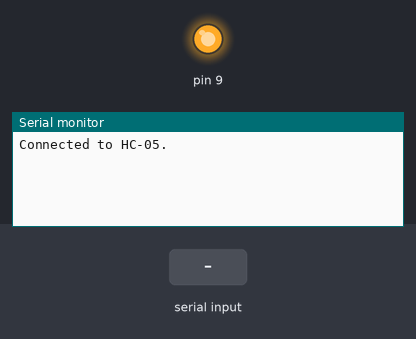
A sketch run on a simulated Arduino Uno, built with avr-gcc and run on an emulated ATmega328P. Shown: output pins drawn as LEDs (lit = HIGH), the last lines printed to the serial monitor. The test bench sets the inputs (shaded band).

Above: at 1.2 s.
1.3 s: "~" received over the second serial link
At 2.5 s:
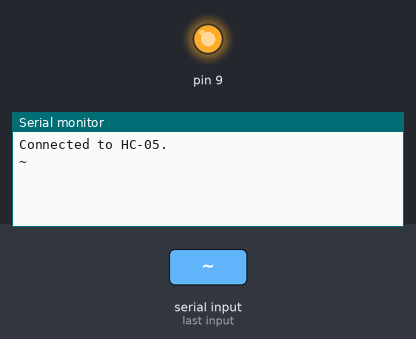
2.8 s: "1" received over the second serial link
At 3.7 s:
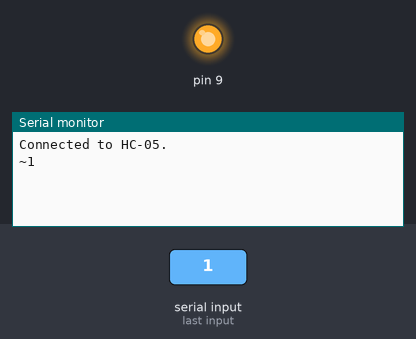

Measured:
- after the input at 1.3 s, the serial monitor: prints a new line at once (image 1)
- after the input at 2.8 s, the serial monitor: prints a new line at once (image 2)

The sketch:

BluetoothLegacyBytes.ino
```cpp
#include <SoftwareSerial.h>
SoftwareSerial HC05(10, 11); // RX | TX
bool newMessage = true;

void setup()
{
  Serial.begin(9600);
  pinMode(9,OUTPUT);
  digitalWrite(9,HIGH);
  HC05.begin(9600);
  Serial.println("Connected to HC-05. ");
}

void loop()
{
  if (HC05.available()) {
    byte val = HC05.read();
    Serial.write(val);
    if (val == 0x04) {
      Serial.write("\r\n");
    }
  }

  if (Serial.available()) {
    if (newMessage) {
      HC05.write(0x01);
      newMessage = false;
    }
    char val = Serial.read();
    if (val == '~') {
      HC05.write(0x04);
      newMessage = true;
    } else {
      HC05.write(val);
    }
  }
}
```
